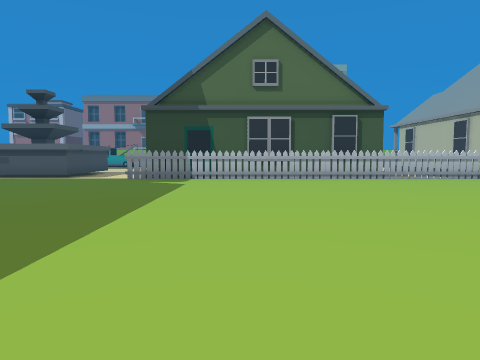
[1] (above)

17 first-person views from a walk through a Unity game level. The camera is 1.4 m above the floor, tilts 4° down and sees 70° across. The floor is counted in squares, 2 m on a side. Each view is taken from the middle of a square. On the plan, view 1 faces up. The plan holds only what a view shows up to about 11 squares ahead; the rest is blank. The place goes on beyond the plan. The player character is not drawn. Some animated figures are left out.

[2]
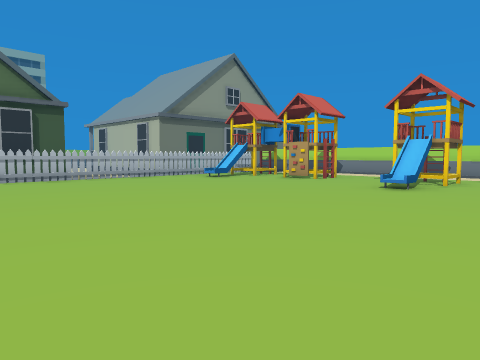

[3]
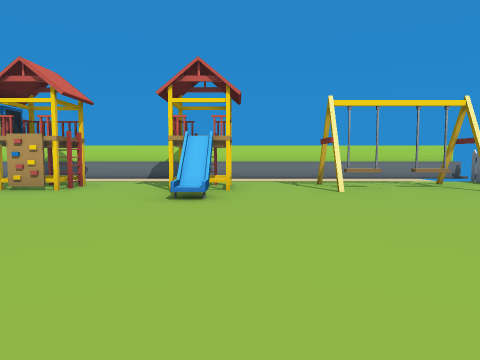

[4]
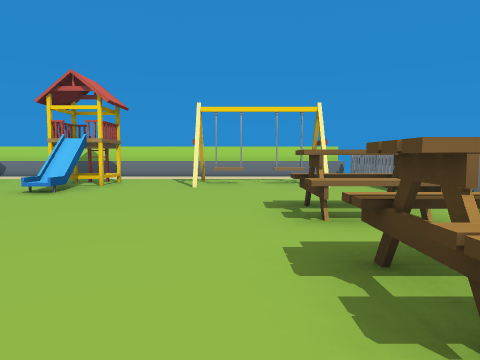

[5]
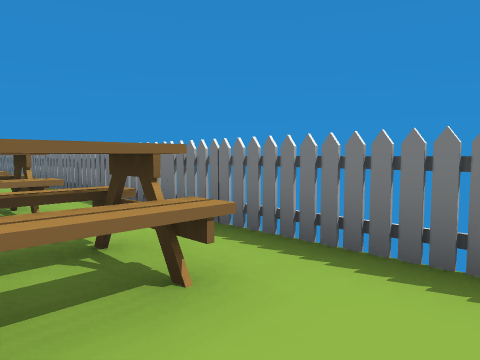

[6]
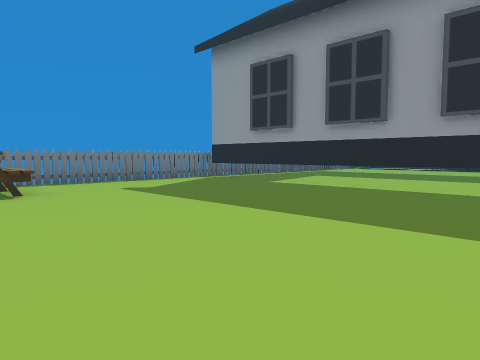

[7]
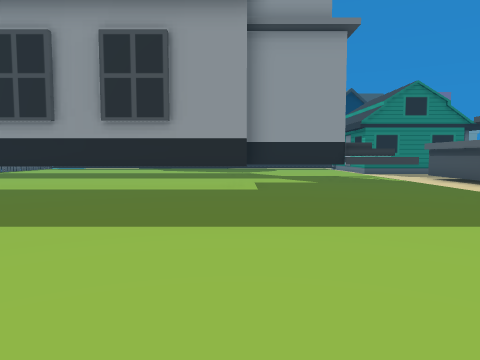

[8]
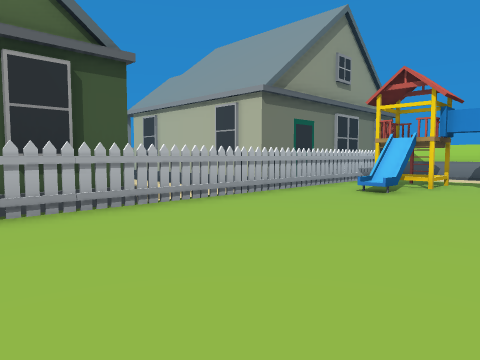

[9]
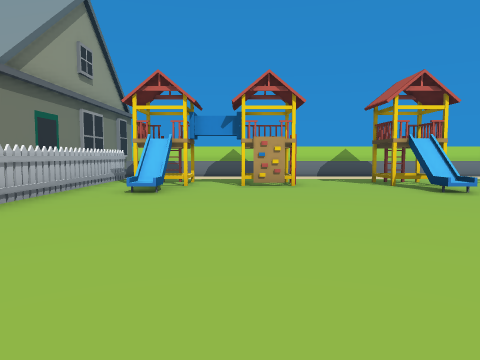

[10]
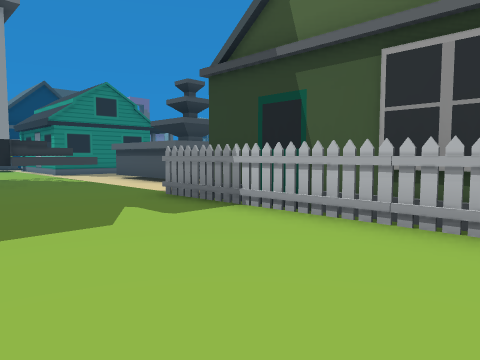

[11]
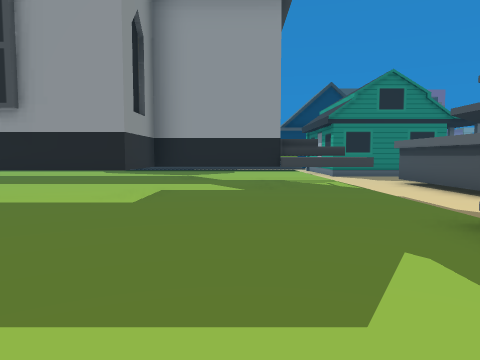

[12]
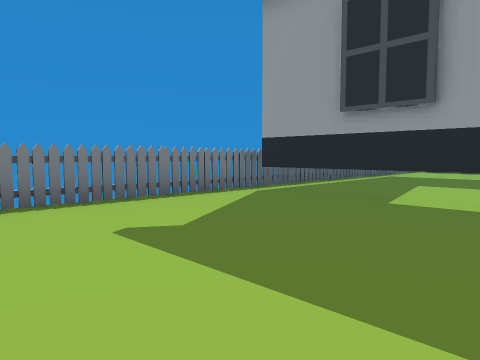

[13]
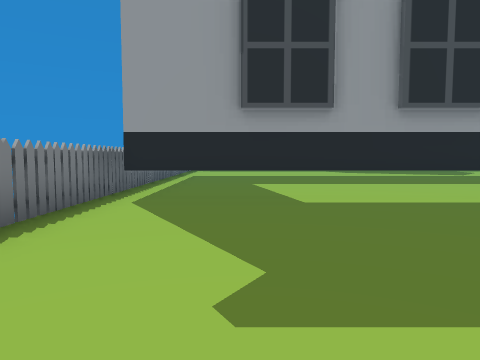

[14]
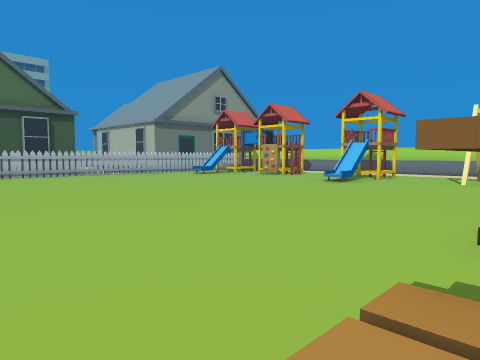

[15]
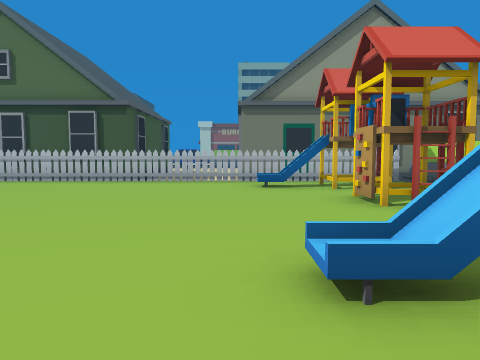

[16]
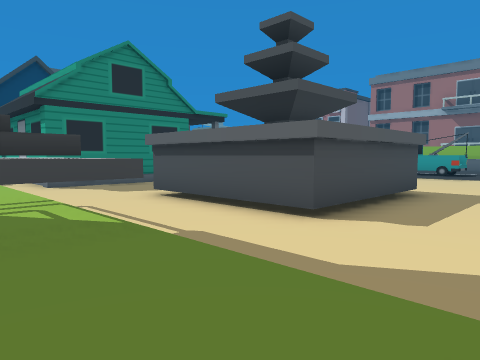

[17]
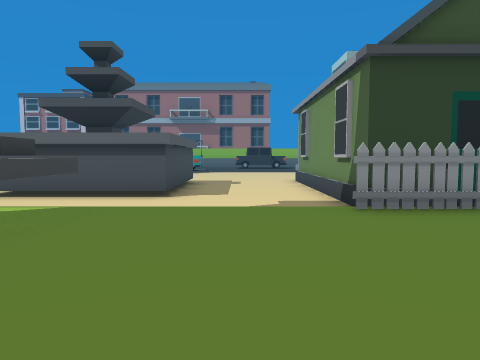

### Floor plan
Key: @ floor where view 1 was taken; # wall or solid block; . main floor; - floor 0.25 m lower than the main floor; / step, stairs or slope; O other object.
Columns run from 14 left of view 1 to 13 right of it. Each row starts with its distance up from view 1.
 22        ..
 21        //
 20        --
 19        --
 18        --
 17        ----#
 16       OO---#
 15 #    OOO---#          #
 14 #--  OOO---#          #
 13 #---OOOO---#          #
 12 #----------#     ## --#
 11 -----------OO#####--OOOOOOO
 10   ..  #....O.OOOOOOO.......#
  9       #................/##.#
  8       #.................##.#
  7       #.................##.#
  6       ###...............##.#
  5         #..................#
  4         #..................#
  3         #............../##.#
  2         #...............##.#
  1         #..................#
  0         #.....@.........OO.#
 -1         #................O.#
 -2         #......O.OO.OO...O.#
 -3         #......O.OO.OO..OO.#
 -4    OOOOOOOOOOOOOOOOOOOOOOOO#

Positions as (right, up) in squares from view 1, and headings:
1: (0, 0), facing up
2: (1, 0), facing up-right
3: (3, 2), facing right
4: (2, -1), facing right
5: (-1, -2), facing down-right
6: (2, 5), facing down-left
7: (2, 6), facing left
8: (2, 6), facing up-right
9: (2, 7), facing right
10: (2, 7), facing up-left
11: (0, 8), facing left
12: (0, 1), facing down-left
13: (0, -2), facing left
14: (0, -2), facing up-right
15: (8, 1), facing up
16: (-4, 9), facing up-left
17: (-5, 6), facing up
